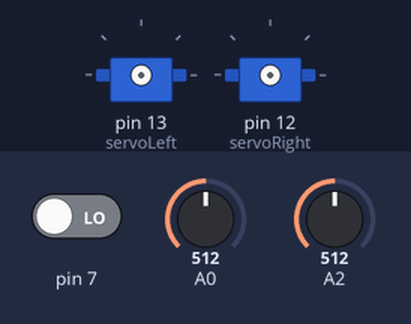
A sketch run on a simulated Arduino Uno, built with avr-gcc and run on an emulated ATmega328P. On the bench: 2 × servo. The inputs (shaded band) are chosen by the test bench; at power-on: A0 = 512, pin 7 LOW, A2 = 512.

Above: at 1.2 s.
1.3 s: A0 set to 593
2.8 s: A0 set to 608
4.3 s: A0 set to 515
5.8 s: A0 set to 484
At 7.0 s:
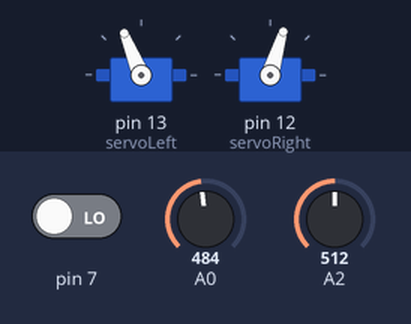
7.3 s: A0 set to 716
At 8.5 s:
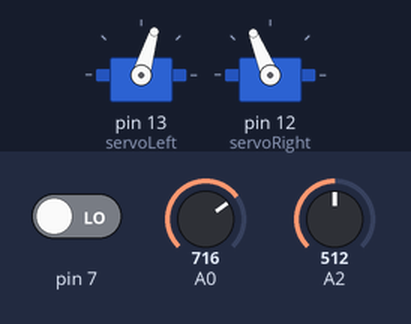
8.8 s: A0 set to 306
At 10.0 s:
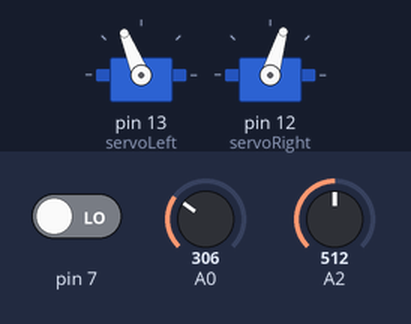
Timing chart, 0 to 11.3 s (numbered marks = the images above; inputs shaded):
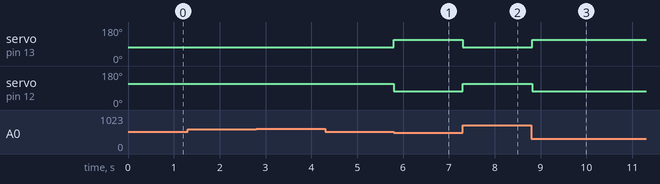

Measured:
- the behaviour switches between 500 and 499 on A0 (found by bisection; images 0 and 1)
- after the input at 1.3 s, every drawn part: stays the same
- after the input at 4.3 s, every drawn part: stays the same
- after the input at 5.8 s, servo on pin 13 (servoLeft): 73° → 112° at once; servo on pin 12 (servoRight): 112° → 73° at once
- after the input at 7.3 s, servo on pin 13 (servoLeft): 112° → 73° at once; servo on pin 12 (servoRight): 73° → 112° at once
- after the input at 8.8 s, servo on pin 13 (servoLeft): 73° → 112° at once; servo on pin 12 (servoRight): 112° → 73° at once

The sketch:

joystick_scratch.ino
```cpp
#include <Servo.h>

#define STOP      0
#define FORWARD   1
#define BACKWARD  2
#define TURNLEFT  3
#define TURNRIGHT 4

Servo servoLeft;
Servo servoRight;

void backward(){
  servoLeft.attach(13);  // Attach left signal to pin 13
  servoRight.attach(12); // Attach right signal to pin 12
  servoLeft.writeMicroseconds(1700);  // Left wheel counterclockwise
  servoRight.writeMicroseconds(1300); // Right wheel clockwise
}

void forward(){
  servoLeft.attach(13);  // Attach left signal to pin 13
  servoRight.attach(12); // Attach right signal to pin 12
  servoLeft.writeMicroseconds(1300);  // Left wheel counterclockwise
  servoRight.writeMicroseconds(1700); // Right wheel clockwise
}

void left(){
  servoLeft.attach(13);  // Attach left signal to pin 13
  servoRight.attach(12); // Attach right signal to pin 12
  servoLeft.writeMicroseconds(1300);  // Left wheel counterclockwise
  servoRight.writeMicroseconds(1300); // Right wheel clockwise
}

void right(){
  servoLeft.attach(13);  // Attach left signal to pin 13
  servoRight.attach(12); // Attach right signal to pin 12
  servoLeft.writeMicroseconds(1700);  // Left wheel counterclockwise
  servoRight.writeMicroseconds(1700); // Right wheel clockwise
}

void stop1(){
  servoLeft.detach();
  servoRight.detach();
}


void setup() {
 pinMode(A0, INPUT);
 pinMode(A2, INPUT);
 pinMode(7, INPUT);
 Serial.begin(9600);
}

void loop() {
  int x = analogRead(A0)/100;
  int y = analogRead(A2)/100;
  int button = digitalRead(7);
  if(x<5){
    backward();
  }else if(x>5){
    forward();
  }else{
    if(y<5){
      left();
    }else if(y>5){
      right();
    }else{
      stop1();
    }
  }
}
```
